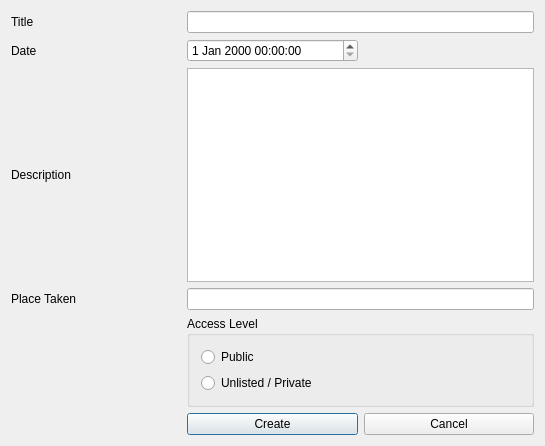
<ui version="4.0" >
 <class>NewAlbumDialog</class>
 <widget class="QDialog" name="NewAlbumDialog" >
  <property name="geometry" >
   <rect>
    <x>0</x>
    <y>0</y>
    <width>545</width>
    <height>446</height>
   </rect>
  </property>
  <property name="windowTitle" >
   <string>New Album Dialog</string>
  </property>
  <layout class="QGridLayout" name="gridLayout" >
   <item row="0" column="0" >
    <widget class="QLabel" name="textLabel1" >
     <property name="text" >
      <string>Title</string>
     </property>
     <property name="wordWrap" >
      <bool>false</bool>
     </property>
    </widget>
   </item>
   <item row="0" column="1" colspan="2" >
    <widget class="KLineEdit" name="m_titleLineEdit" />
   </item>
   <item row="3" column="0" >
    <widget class="QLabel" name="textLabel2" >
     <property name="text" >
      <string>Description</string>
     </property>
     <property name="wordWrap" >
      <bool>false</bool>
     </property>
    </widget>
   </item>
   <item row="3" column="1" colspan="2" >
    <widget class="KTextEdit" name="m_descriptionTextBox" />
   </item>
   <item row="4" column="0" >
    <widget class="QLabel" name="textLabel4" >
     <property name="text" >
      <string>Place Taken</string>
     </property>
     <property name="wordWrap" >
      <bool>false</bool>
     </property>
    </widget>
   </item>
   <item row="4" column="1" colspan="2" >
    <widget class="KLineEdit" name="m_locationLineEdit" />
   </item>
   <item row="5" column="1" colspan="2" >
    <widget class="QGroupBox" name="m_accessRadioButton" >
     <property name="title" >
      <string>Access Level</string>
     </property>
     <layout class="QVBoxLayout" name="verticalLayout_2" >
      <item>
       <widget class="QRadioButton" name="m_isPublicRadioButton" >
        <property name="text" >
         <string>Public</string>
        </property>
       </widget>
      </item>
      <item>
       <widget class="QRadioButton" name="m_isUnlistedRadioButton" >
        <property name="text" >
         <string>Unlisted / Private</string>
        </property>
       </widget>
      </item>
     </layout>
    </widget>
   </item>
   <item row="6" column="1" >
    <widget class="QPushButton" name="m_createAlbumButton" >
     <property name="text" >
      <string>Create</string>
     </property>
    </widget>
   </item>
   <item row="6" column="2" >
    <widget class="QPushButton" name="m_cancelButton" >
     <property name="text" >
      <string>Cancel</string>
     </property>
    </widget>
   </item>
   <item row="2" column="0" >
    <widget class="QLabel" name="textLabel3" >
     <property name="text" >
      <string>Date</string>
     </property>
     <property name="wordWrap" >
      <bool>false</bool>
     </property>
    </widget>
   </item>
   <item row="2" column="1" >
    <widget class="QDateTimeEdit" name="m_dateTimeEdit" />
   </item>
  </layout>
 </widget>
 <layoutdefault spacing="6" margin="11" />
 <pixmapfunction>qPixmapFromMimeSource</pixmapfunction>
 <customwidgets>
  <customwidget>
   <class>KLineEdit</class>
   <extends>QLineEdit</extends>
   <header>klineedit.h</header>
  </customwidget>
  <customwidget>
   <class>KTextEdit</class>
   <extends>QTextEdit</extends>
   <header>ktextedit.h</header>
  </customwidget>
 </customwidgets>
 <resources/>
 <connections>
  <connection>
   <sender>m_createAlbumButton</sender>
   <signal>clicked()</signal>
   <receiver>NewAlbumDialog</receiver>
   <slot>accept()</slot>
   <hints>
    <hint type="sourcelabel" >
     <x>20</x>
     <y>20</y>
    </hint>
    <hint type="destinationlabel" >
     <x>20</x>
     <y>20</y>
    </hint>
   </hints>
  </connection>
  <connection>
   <sender>m_cancelButton</sender>
   <signal>clicked()</signal>
   <receiver>NewAlbumDialog</receiver>
   <slot>reject()</slot>
   <hints>
    <hint type="sourcelabel" >
     <x>20</x>
     <y>20</y>
    </hint>
    <hint type="destinationlabel" >
     <x>20</x>
     <y>20</y>
    </hint>
   </hints>
  </connection>
 </connections>
</ui>
